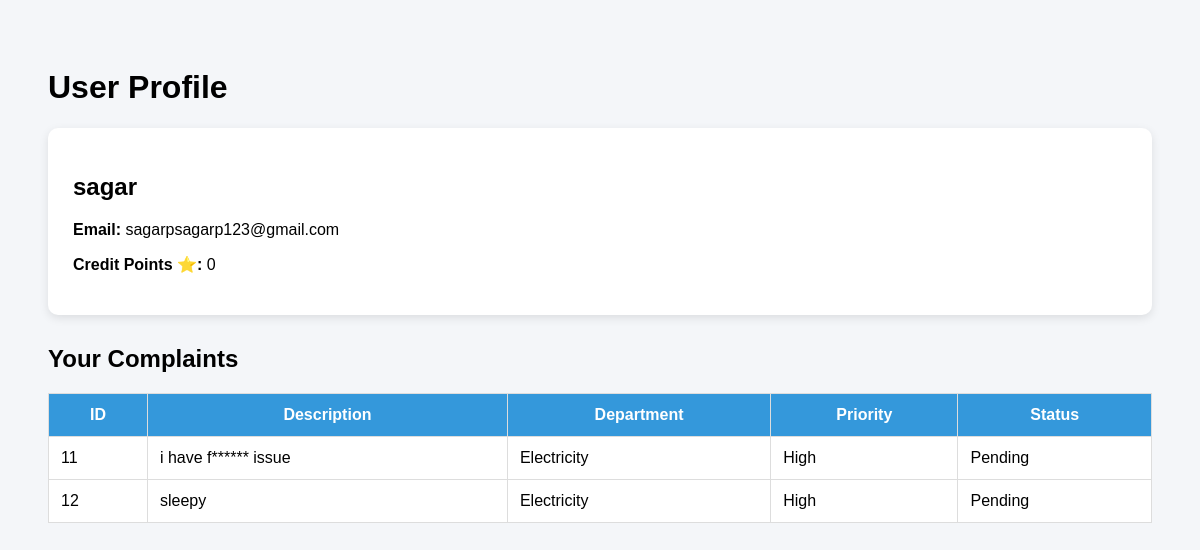
Screenshot of /profile (signed in) with the database file from the repository.
### models.py (models this page shows)
class User(db.Model):
    id = db.Column(db.Integer, primary_key=True)
    name = db.Column(db.String(100))
    email = db.Column(db.String(100), unique=True)
    password = db.Column(db.String(100))
    credit_points = db.Column(db.Integer, default=0)

class Complaint(db.Model):
    id = db.Column(db.Integer, primary_key=True)
    user_id = db.Column(db.Integer)
    description = db.Column(db.Text)
    category = db.Column(db.String(100))
    department = db.Column(db.String(100))
    priority = db.Column(db.String(50))
    latitude = db.Column(db.String(50))
    longitude = db.Column(db.String(50))
    photo = db.Column(db.String(200))
    status = db.Column(db.String(50))

### app.py (the view)
@app.route("/profile")
def profile():
    if "user_id" not in session:
        return redirect("/login")
    user = User.query.get(session["user_id"])
    user_complaints = Complaint.query.filter_by(
        user_id=session["user_id"]
    ).all()
    return render_template(
        "profile.html",
        user=user,
        complaints=user_complaints
    )

### templates/profile.html (shortened to what this page needs)
<!DOCTYPE html>
<html>
<head>
</head>
<body>
<h1>User Profile</h1>
<div class="profile-card">
<h2>{{ user.name }}</h2>
<p><b>Email:</b> {{ user.email }}</p>
<p><b>Credit Points ⭐:</b> {{ user.credit_points }}</p>
</div>
<h2>Your Complaints</h2>
<table>
<tr>
<th>ID</th>
<th>Description</th>
<th>Department</th>
<th>Priority</th>
<th>Status</th>
</tr>
{% for c in complaints %}
<tr>
<td>{{ c.id }}</td>
<td>{{ c.description }}</td>
<td>{{ c.department }}</td>
<td>{{ c.priority }}</td>
<td>{{ c.status }}</td>
</tr>
{% endfor %}
</table>
</body>
</html>

### templates/profile.html (style rules this page uses)
body { font-family:Arial; background:#f4f6f9; padding:40px; }
.profile-card { background:white; padding:25px; border-radius:10px; box-shadow:0 3px 10px rgba(0,0,0,0.1); margin-bottom:30px; }
table { width:100%; border-collapse:collapse; background:white; }
th,td { padding:12px; border:1px solid #ddd; }
th { background:#3498db; color:white; }

### rows the page displays
User: name "sagar", email "sagarpsagarp123@gmail.com", credit_points "0"
Complaint: id "11", description "i have f****** issue", department "Electricity", priority "High", status "Pending"
Complaint: id "12", description "sleepy", department "Electricity", priority "High", status "Pending"
